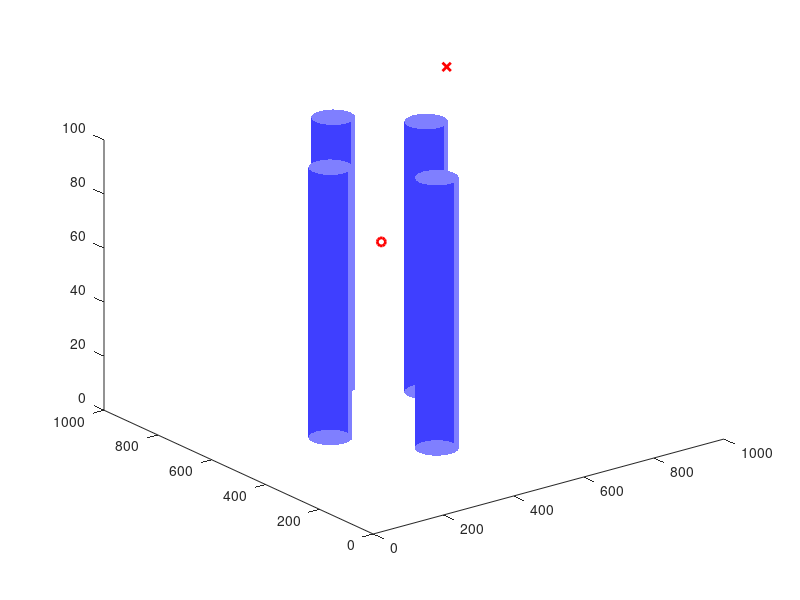

Write MATLAB code to recreate this figure. (Note: this script raises an error after producing the figure.)
%% main.m - main code for thesis
% path generation for uav from start to goal incorporating obstacle
% avoidance and time constraints dictated by the un-powered uav descent
% to a pre-defined safety zone, in case of an emergency landing.

clc;
clear;
close all;

%% Define grid
figure(1);
width = 1000;
height = 1000;
altitude = 100;
dimensions = [0 width 0 height 0 altitude];

%% Start and goal positions
start = [100;100;altitude];
goal  = [900;900;altitude];

%% Obstacles
radius_obstacle = 50;
obs1 = [450;350];
obs2 = [300;550];
obs3 = [650;650];
obs4 = [500;800];

%% Safety zones
radius_safety = 30;
zone1 = [100;500];
zone2 = [300;800];
zone3 = [700;300];

%% Plotting
figure(1);
a=plot3(start(1),start(2),start(3),'ro','linewidth',2);
hold on;
b=plot3(goal(1),goal(2),goal(3),'rx','linewidth',2);

[xc,yc,zc] = cylinder;
surf(xc*radius_obstacle+obs1(1),yc*radius_obstacle+obs1(2),zc*altitude,'FaceColor','blue','LineStyle','none','FaceAlpha',0.5);
surf(xc*radius_obstacle+obs2(1),yc*radius_obstacle+obs2(2),zc*altitude,'FaceColor','blue','LineStyle','none','FaceAlpha',0.5);
surf(xc*radius_obstacle+obs3(1),yc*radius_obstacle+obs3(2),zc*altitude,'FaceColor','blue','LineStyle','none','FaceAlpha',0.5);
surf(xc*radius_obstacle+obs4(1),yc*radius_obstacle+obs4(2),zc*altitude,'FaceColor','blue','LineStyle','none','FaceAlpha',0.5);
c=plot_circle(obs1,radius_obstacle,'b');
plot_circle(obs2,radius_obstacle,'b');
plot_circle(obs3,radius_obstacle,'b');
plot_circle(obs4,radius_obstacle,'b');
d=plot_circle(zone1,radius_safety,'g');
plot_circle(zone2,radius_safety,'g');
plot_circle(zone3,radius_safety,'g');

%title('UAV Engine-Out Path', 'fontweight', 'bold');
xlabel('x(m)', 'fontweight', 'bold');
ylabel('y(m)', 'fontweight', 'bold');
zlabel('z(m)', 'fontweight', 'bold');
legend([a,b,c,d],{'start','goal','obs','safety'});
axis(dimensions);
grid on;

% figure(1);
% a=plot(start(1),start(2),'ro');
% hold on;
% b=plot(goal(1),goal(2),'rx');
% 
% c=plot_circle(obs1,radius_obstacle,'b');
% plot_circle(obs2,radius_obstacle,'b');
% plot_circle(obs3,radius_obstacle,'b');
% plot_circle(obs4,radius_obstacle,'b');
% d=plot_circle(zone1,radius_safety,'g');
% plot_circle(zone2,radius_safety,'g');
% plot_circle(zone3,radius_safety,'g');
% 
% %title('UAV Engine-Out Path', 'fontweight', 'bold');
% xlabel('x(m)', 'fontweight', 'bold');
% ylabel('y(m)', 'fontweight', 'bold');
% legend([a,b,c,d],{'start','goal','obs','safety'});
% axis(dimensions);
% grid on;

%% Vehicle parameters
altitude = 100;
forward_velocity = 3.5;
descent_velocity = 10;
landing_time = altitude/descent_velocity;

%% Sample points
npoints = 100;
k = 3;
%generate_roadmap_test(npoints,start,goal,forward_velocity,landing_time,k);

